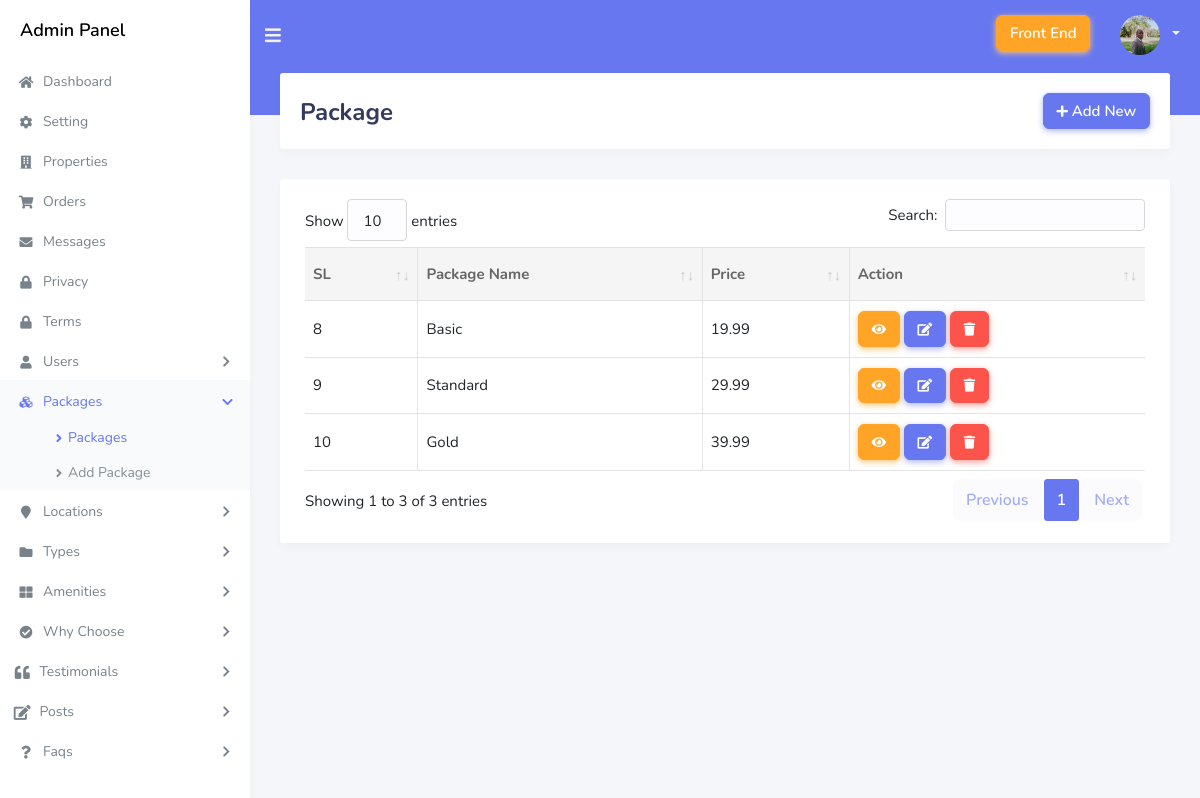
The app's page /admin/packages (signed in) with its own data.
### tables this page shows
CREATE TABLE IF NOT EXISTS `packages` (
  `id` int(11) NOT NULL AUTO_INCREMENT,
  `name` varchar(255) NOT NULL,
  `price` decimal(10,2) NOT NULL DEFAULT 0.00,
  `allowed_days` int(11) NOT NULL DEFAULT 0,
  `allowed_properties` int(11) NOT NULL DEFAULT 0,
  `allowed_featured_properties` int(11) NOT NULL DEFAULT 0,
  `allowed_photos` int(11) NOT NULL DEFAULT 0,
  `allowed_videos` int(11) NOT NULL DEFAULT 0,
  PRIMARY KEY (`id`)
);

### admin/layout_config.php (called while the page is built, shortened)
<?php
    $current_page = substr($_SERVER["SCRIPT_NAME"],strrpos($_SERVER["SCRIPT_NAME"],"/")+1);

### admin/layout_helper.php (called while the page is built, shortened)
<?php
    function setPageTitle ($pagename) {
        $patterns = [
            "setting" => "Setting",
            "order" => "Orders",
            "message" => "Messages",
            "customer" => "Customers",
            "agent" => "Agents",
            "subscriber" => "Subscribers",
            "package" => "Package",
            "location" => "Location",
            "type" => "Types",
            "amenit" => "Amenity",
            "propert" => "Property",
            "why_choose" => "Why Choose",
            "testimonial" => "Testimonials",
            "post" => "Blog",
            "faq" => "Faqs",
            "privacy" => "Privacy Policy",
            "term" => "Terms of Use",
        ];
        foreach($patterns as $key=>$val) {
            if(strpos($pagename, $key) !== false)
                return $val ;
        }
        return "Dashboard - Admin Panel";
    }

### admin/page_packages.php (the view, shortened to what this page needs)
<?php
    include "./layout_top.php";
    try {
        $sql = "select * from packages";
        $stmt = $pdo->prepare($sql);
        $stmt->execute();
        $packages = $stmt->fetchAll(PDO::FETCH_ASSOC);
    } catch (PDOException $err) {
        $error_message = $err->getMessage();
    }
?>
<div class="main-content">
    <section class="section">
        <div class="section-header justify-content-between">
            <h1><?php echo setPageTitle($current_page)?></h1>
            <div class="ml-auto">
                <a href="<?php ADMIN_URL?>package-add" class="btn btn-primary"><i class="fas fa-plus"></i> Add New</a>
            </div>
        </div>
        <div class="section-body">
            <div class="row">
                <div class="col-12">
                    <div class="card">
                        <div class="card-body">
                            <div class="table-responsive">
                                <table class="table table-bordered" id="example1">
                                    <thead>
                                        <tr>
                                            <th>SL</th>
                                            <th>Package Name</th>
                                            <th>Price</th>
                                            <th>Action</th>
                                        </tr>
                                    </thead>
                                    <tbody>
                                        <?php if($stmt->rowCount() > 0):?>
                                            <?php foreach($packages as $package):?>
                                                <tr>
                                                    <td><?php echo $package["id"]?></td>
                                                    <td><?php echo $package["name"]?></td>
                                                    <td><?php echo $package["price"]?></td>
                                                    <td class="pt_10 pb_10">
                                                        <a href="" class="btn btn-warning" data-bs-toggle="modal" data-bs-target="#modal_<?php echo $package["id"]?>"><i class="fas fa-eye"></i></a>
                                                        <a href="<?php echo ADMIN_URL?>package-edit/<?php echo $package['id']?>" class="btn btn-primary"><i class="fas fa-edit"></i></a>
                                                        <a data-id="<?php echo $package["id"]?>" class="btn btn-danger" href="#" onClick="return confirm('Are you sure?');"><i class="fas fa-trash"></i></a>
                                                    </td>
                                                </tr>
                                            <?php endforeach?>
                                        <?php endif?>
                                    </tbody>
                                </table>
                            </div>
                        </div>
                    </div>
                </div>
            </div>
        </div>
    </section>
</div>
<?php include "./layout_footer.php"?>

### public/dist_admin/css/custom.css (style rules this page uses)
:root { --font-common: 'Nunito', sans-serif; --font-size-common: 15px; --font-size-common-1: 14px; }
body { font-family: var(--font-common)!important; font-size: var(--font-size-common)!important; }
.btn { letter-spacing: normal; font-size: var(--font-size-common); }
.section { position: static; }
table tr td { border-bottom: 1px solid #e3e3e3 !important; vertical-align: middle!important; }
.table.table-bordered td, .table.table-bordered th { border-color: #e3e3e3!important; }
.section .section-header .btn { font-size: var(--font-size-common)!important; }
thead tr th { border-top: 1px solid #ddd!important; }
.table-responsive table { min-width: 500px; }
.table-responsive td { white-space: nowrap; }

### records on screen
packages: id "8", name "Basic", price "19.99"
packages: id "9", name "Standard", price "29.99"
packages: id "10", name "Gold", price "39.99"

### other values on screen
setPageTitle($current_page) "Package"
